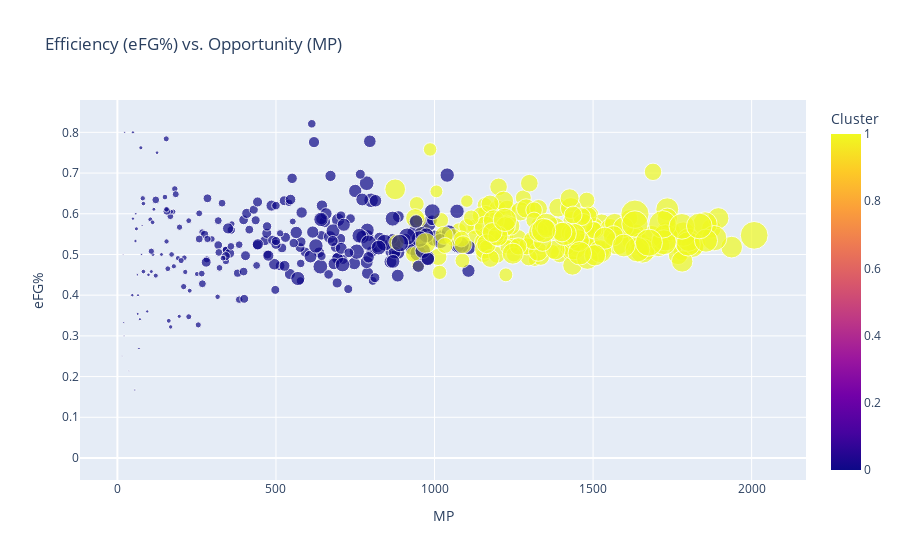

Notebook code for this chart:
### Code cell
# players who are efficient (high eFG%) but aren't playing enough (MP) to be in the higher cluster
fig2 = px.scatter(
    df_final, x = 'MP', y = 'eFG%', color = 'Cluster', size = 'PTS',
    hover_name = 'Player', hover_data = ['2025-26'],
    title = "Efficiency (eFG%) vs. Opportunity (MP)"
)
fig2.show()

### Figure 1 — Plotly figure (JSON) as saved in the notebook; plotly's stock layout.template omitted (floating-point values rounded to 4 significant figures; data arrays with more than 128 entries replaced by an {"elided": "..."} marker saying what was removed)
{"data": [{"customdata": {"elided": "411x1 str values"}, "hovertemplate": "<b>%{hovertext}</b><br><br>MP=%{x}<br>eFG%=%{y}<br>PTS=%{marker.size}<br>2025-26=%{customdata[0]}<br>Cluster=%{marker.color}<extra></extra>", "hovertext": {"elided": "411 str values"}, "legendgroup": "", "marker": {"color": {"elided": "411 int values"}, "coloraxis": "coloraxis", "size": {"elided": "411 float values"}, "sizemode": "area", "sizeref": 3.895, "symbol": "circle"}, "mode": "markers", "name": "", "orientation": "v", "showlegend": false, "type": "scatter", "x": {"elided": "411 float values"}, "xaxis": "x", "y": {"elided": "411 float values"}, "yaxis": "y"}], "layout": {"coloraxis": {"colorbar": {"title": {"text": "Cluster"}}, "colorscale": [[0, "#0d0887"], [0.1111, "#46039f"], [0.2222, "#7201a8"], [0.3333, "#9c179e"], [0.4444, "#bd3786"], [0.5556, "#d8576b"], [0.6667, "#ed7953"], [0.7778, "#fb9f3a"], [0.8889, "#fdca26"], [1, "#f0f921"]]}, "legend": {"itemsizing": "constant", "tracegroupgap": 0}, "title": {"text": "Efficiency (eFG%) vs. Opportunity (MP)"}, "xaxis": {"anchor": "y", "domain": [0, 1], "title": {"text": "MP"}}, "yaxis": {"anchor": "x", "domain": [0, 1], "title": {"text": "eFG%"}}}}
